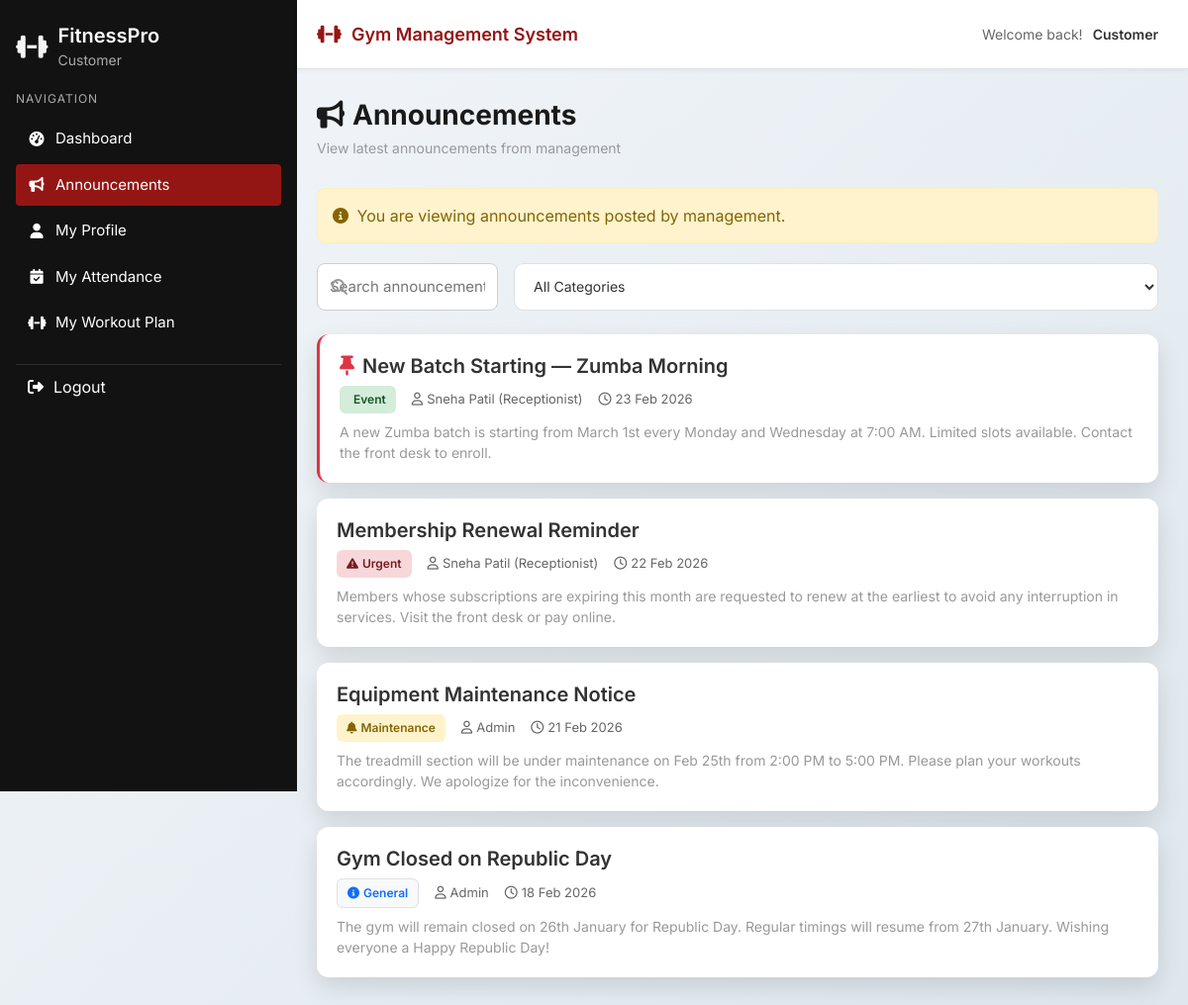
The app's page /modules/announcements.php (signed in) with its own data.
### tables this page shows
CREATE TABLE `announcements` (
  `id` int(11) NOT NULL,
  `title` varchar(255) NOT NULL,
  `message` text NOT NULL,
  `posted_by` int(11) NOT NULL,
  `category` enum('General','Urgent','Event','Maintenance') NOT NULL DEFAULT 'General',
  `is_pinned` tinyint(1) NOT NULL DEFAULT 0,
  `posted_by_name` varchar(150) DEFAULT NULL,
  `created_at` datetime DEFAULT current_timestamp()
);

### modules/announcements.php (the view, shortened to what this page needs)
<?php
require_once '../dbcon.php';
$role     = $_SESSION['role'];
$can_post = in_array($role, ['admin', 'receptionist']);
$result        = mysqli_query($conn, "SELECT * FROM announcements ORDER BY is_pinned DESC, created_at DESC");
$announcements = [];
if ($result && mysqli_num_rows($result) > 0) {
    while ($row = mysqli_fetch_assoc($result)) $announcements[] = $row;
}
function catBadgeClass($cat) {
    return match($cat) {
        'Urgent'      => 'app-badge app-badge-danger',
        'Event'       => 'app-badge app-badge-success',
        'Maintenance' => 'app-badge app-badge-warning',
        default       => 'app-badge bg-light border text-primary',
    };
}
function catIcon($cat) {
    return match($cat) {
        'Urgent'      => '<i class="fa-solid fa-triangle-exclamation me-1"></i>',
        'Event'       => '<i class="fa-solid fa-calendar-star me-1"></i>',
        'Maintenance' => '<i class="fa-solid fa-bell me-1"></i>',
        default       => '<i class="fa-solid fa-circle-info me-1"></i>',
    };
}
?>
<!DOCTYPE html>
<html lang="en">
<head>
  <link href="https://cdn.jsdelivr.net/npm/bootstrap@5.3.2/dist/css/bootstrap.min.css" rel="stylesheet">
  <link rel="stylesheet" href="https://cdnjs.cloudflare.com/ajax/libs/font-awesome/6.5.1/css/all.min.css">
  <link rel="stylesheet" href="../css/sidebar.css">
  <link rel="stylesheet" href="../css/common.css">
</head>
<body>
<?php include '../layout/header.php'; ?>
<?php include '../layout/sidebar.php'; ?>
<div class="main-wrapper">
  <div class="main-content">
    <div class="page-header">
      <div class="d-flex justify-content-between align-items-center">
        <div>
          <h1 class="page-title">
            <i class="fa-solid fa-bullhorn me-2"></i>Announcements
          </h1>
          <p class="page-subtitle">
            <?= $can_post ? 'Create and manage announcements for all members' : 'View latest announcements from management' ?>
          </p>
        </div>
      </div>
    </div>
    <?php if (!$can_post): ?>
      <div class="app-alert app-alert-warning">
        <i class="fa-solid fa-circle-info me-1"></i>
        You are viewing announcements posted by management.
      </div>
    <?php endif; ?>
    <div class="d-flex gap-3 mb-4">
      <div class="search-box flex-grow-1">
        <i class="fa-solid fa-magnifying-glass"></i>
        <input type="text" id="searchInput" placeholder="Search announcements...">
      </div>
      <select class="filter-select" id="catFilter">
        <option value="">All Categories</option>
      </select>
    </div>
    <div id="annList">
      <?php if (count($announcements) > 0): ?>
        <?php foreach ($announcements as $ann):
          $pinned  = (int) $ann['is_pinned'];
          $cat     = $ann['category'] ?? 'General';
          $badgeCls = catBadgeClass($cat);
          $icon     = catIcon($cat);
        ?>
        <div class="app-card mb-3 <?= $pinned ? 'border-start border-3 border-danger' : '' ?>"
             data-cat="<?= htmlspecialchars($cat) ?>">
          <div class="d-flex justify-content-between align-items-start gap-3 mb-2">
            <h5 class="app-card-header mb-0 d-flex align-items-center gap-2">
              <?php if ($pinned): ?>
                <i class="fa-solid fa-thumbtack text-danger"></i>
              <?php endif; ?>
              <?= htmlspecialchars($ann['title']) ?>
            </h5>
          </div>
          <div class="d-flex align-items-center gap-3 flex-wrap mb-2">
            <span class="<?= $badgeCls ?>">
              <?= $icon ?><?= htmlspecialchars($cat) ?>
            </span>
            <?php if (!empty($ann['posted_by_name'])): ?>
            <span class="expiry-date">
              <i class="fa-regular fa-user me-1"></i><?= htmlspecialchars($ann['posted_by_name']) ?>
            </span>
            <?php endif; ?>
            <span class="expiry-date">
              <i class="fa-regular fa-clock me-1"></i><?= date('d M Y', strtotime($ann['created_at'])) ?>
            </span>
          </div>
          <p class="page-subtitle mb-0" style="">
            <?= htmlspecialchars($ann['message']) ?>
          </p>
        </div>
        <?php endforeach; ?>
      <?php endif; ?>
    </div>
  </div>
</div>
</body>
</html>

### css/sidebar.css (style rules this page uses)
:root { --sidebar-bg: #121212; --hover-bg: #1e1e1e; --active-color: #941614; --text-light: #ffffff; }

### css/common.css (style rules this page uses)
* { box-sizing: border-box; }
body { margin: 0; font-family: 'Inter', sans-serif; background: linear-gradient(135deg, #f3f6f9, #dee7ee); color: #333; }
:root { --card-bg: #ffffff; --border-color: #e2e2e2; --shadow: 0 10px 25px rgba(0,0,0,0.12); --shadow-sm: 0 2px 8px rgba(0,0,0,0.08); --radius-sm: 6px; --radius-md: 8px; --radius-lg: 12px; --active-color: #941614; --success-color: #2e7d32; --warning-color: #f57c00; --danger-color: #d32f2f; }
.main-wrapper { margin-left: 25%; min-height: 100vh; }
.main-content { padding: 30px; }
.page-header { margin-bottom: 30px; }
.page-title { font-size: 28px; font-weight: 700; color: #1a1a1a; margin-bottom: 5px; margin-top: 0; }
.page-subtitle { color: #999; font-size: 14px; margin: 0; }
.search-box { position: relative; max-width: 500px; }
.search-box input { width: 100%; padding: 12px 15px 12px 45px; border: 1px solid #e0e0e0; border-radius: 10px; font-size: 14px; transition: all 0.3s; }
.search-box i { position: absolute; left: 15px; top: 50%; transform: translateY(-50%); color: #999; }
.app-card { background: var(--card-bg); padding: 20px; border-radius: var(--radius-lg); box-shadow: var(--shadow); height: 100%; }
.app-card-header { font-weight: 600; margin-bottom: 8px; }
input[type="text"], input[type="email"], input[type="date"], input[type="number"], input[type="password"], select, textarea { width: 100%; padding: 12px; border-radius: var(--radius-md); border: 1px solid #cfcfcf; font-size: 15px; font-family: 'Inter', sans-serif; transition: border 0.2s; }
.app-badge { padding: 5px 10px; border-radius: var(--radius-sm); font-size: 12px; font-weight: 600; display: inline-block; }
.app-badge-success { background: #d4edda; color: #155724; }
.app-badge-danger { background: #f8d7da; color: #721c24; }
.app-badge-warning { background: #fff3cd; color: #856404; }
.expiry-date, .date-display { color: #666; font-size: 13px; }
.filter-select { padding: 12px 15px; border: 1px solid #e0e0e0; border-radius: 10px; font-size: 14px; color: #333; background: white; cursor: pointer; transition: all 0.3s; min-width: 150px; }
.app-alert { padding: 15px; border-radius: var(--radius-md); margin-bottom: 20px; border: 1px solid transparent; }
.app-alert-warning { background: #fff3cd; color: #856404; border-color: #ffeeba; }
.gap-2 { gap: 0.5rem !important; }
.gap-3 { gap: 1rem !important; }
.main-wrapper { margin-left: 25%; margin-top: 70px; min-height: calc(100vh - 70px); }
.main-content { padding: 30px; padding-left: 20px; }

### layout/header.php (style rules this page uses)
.main-wrapper { margin-top: 70px !important; }

### records on screen
announcements: is_pinned 1 (drawn), title "New Batch Starting — Zumba Morning", category "Event", posted_by_name "Sneha Patil (Receptionist)", created_at "23 Feb 2026", message "A new Zumba batch is starting from March 1st every Monday and Wednesday at 7:00 AM. Limited slots available. Contact the front desk to enroll."
announcements: title "Membership Renewal Reminder", category "Urgent", posted_by_name "Sneha Patil (Receptionist)", created_at "22 Feb 2026", message "Members whose subscriptions are expiring this month are requested to renew at the earliest to avoid any interruption in services. Visit the front desk or pay online."
announcements: title "Equipment Maintenance Notice", category "Maintenance", posted_by_name "Admin", created_at "21 Feb 2026", message "The treadmill section will be under maintenance on Feb 25th from 2:00 PM to 5:00 PM. Please plan your workouts accordingly. We apologize for the inconvenience."
announcements: title "Gym Closed on Republic Day", category "General", posted_by_name "Admin", created_at "18 Feb 2026", message "The gym will remain closed on 26th January for Republic Day. Regular timings will resume from 27th January. Wishing everyone a Happy Republic Day!"

### other values on screen
$_SESSION['role'] "Customer"
$user_role "Customer"
